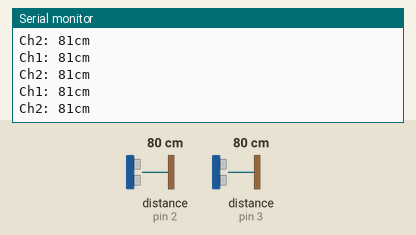
Recording of a sketch running on a simulated Arduino Uno, built with avr-gcc and run on an emulated ATmega328P. Parts: the last lines printed to the serial monitor. The test bench sets the inputs (shaded band); at power-on: distance to the obstacle (sensors on pin 2, pin 3) 80 cm. The echo pulse lasts 58.3 µs per cm.

Above: at 1.2 s.
1.3 s: distance to the obstacle (sensor on pin 2) set to 2 cm
At 1.34 s:
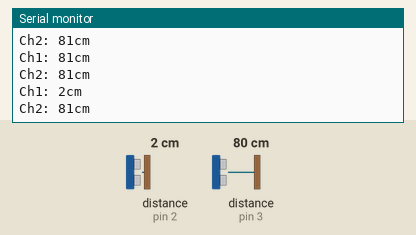
2.8 s: distance to the obstacle (sensor on pin 2) set to 4 cm
At 2.81 s:
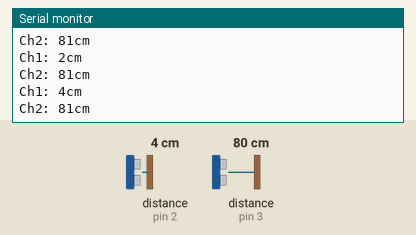
5.8 s: distance to the obstacle (sensor on pin 3) set to 2 cm
At 5.86 s:
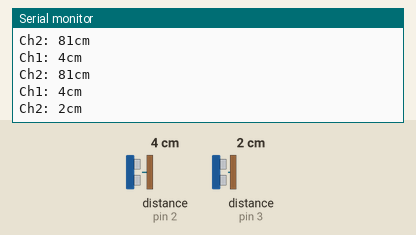
7.3 s: distance to the obstacle (sensor on pin 2) set to 60 cm
At 7.32 s:
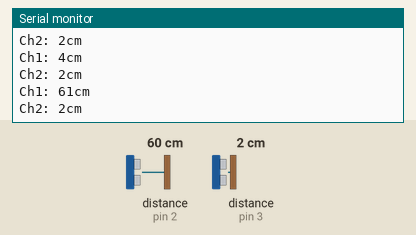
10.3 s: distance to the obstacle (sensor on pin 3) set to 4 cm
At 10.31 s:
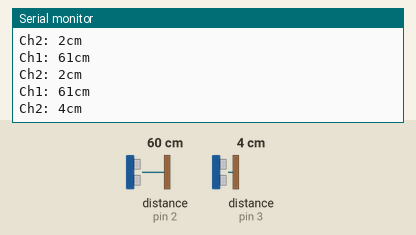
Timing chart, 0 to 12.8 s (numbered marks = the images above; inputs shaded):
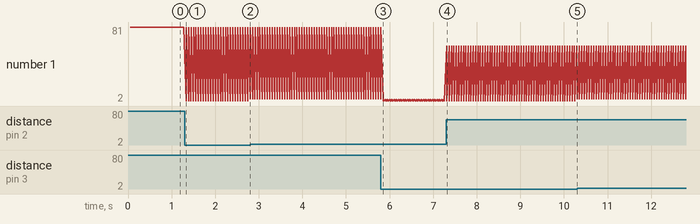

Measured:
- after the input at 1.3 s, the serial monitor: prints a new line at once (image 1)
- after the input at 2.8 s, the serial monitor: prints a new line at once (image 2)
- after the input at 5.8 s, the serial monitor: prints a new line after 0.06 s (image 3)
- after the input at 7.3 s, the serial monitor: prints a new line at once (image 4)
- after the input at 10.3 s, the serial monitor: prints a new line at once (image 5)
- plotted number 1: 2 → 61 after the input at 7.3 s, 61 → 4 after the input at 10.3 s

The sketch:

Ready_to_move_1.ino
```cpp
#include <NewPing.h> //NewPing 라이브러리

#define TRIGGER_CH1_PIN  4 //첫번째 Trigger pin
#define ECHO_CH1_PIN     2 //첫번째 Echo pin

#define TRIGGER_CH2_PIN  5 //두번째 Trigger pin
#define ECHO_CH2_PIN     3 //두번째 Echo Pin

#define MAX_DISTANCE 200   //최대 측정 거리 설정

//첫번째 NewPing 라이브러리 생성 (핀(TRIG, ECHO)과 최대 거리 설정)
NewPing sonar_ch1(TRIGGER_CH1_PIN, ECHO_CH1_PIN, MAX_DISTANCE);
//두번째 NewPing 라이브러리 생성 (핀(TRIG, ECHO)과 최대 거리 설정)
NewPing sonar_ch2(TRIGGER_CH2_PIN, ECHO_CH2_PIN, MAX_DISTANCE);

void setup() {
  //모니터 프로그램을 위한 시리얼 시작
  Serial.begin(115200);
}

void loop() {
  //최소한 29ms이상은 대기를 해야한다고 함.
  //대기
  delay(50);
  //첫번째 거리 읽기
  Serial.print("Ch1: ");
  Serial.print(sonar_ch1.ping_cm()); // Send ping, get distance in cm and print result (0 = outside set distance range)
  Serial.println("cm");

  //두번째 거리 읽기
  Serial.print("Ch2: ");
  Serial.print(sonar_ch2.ping_cm()); // Send ping, get distance in cm and print result (0 = outside set distance range)
  Serial.println("cm");

}
```
